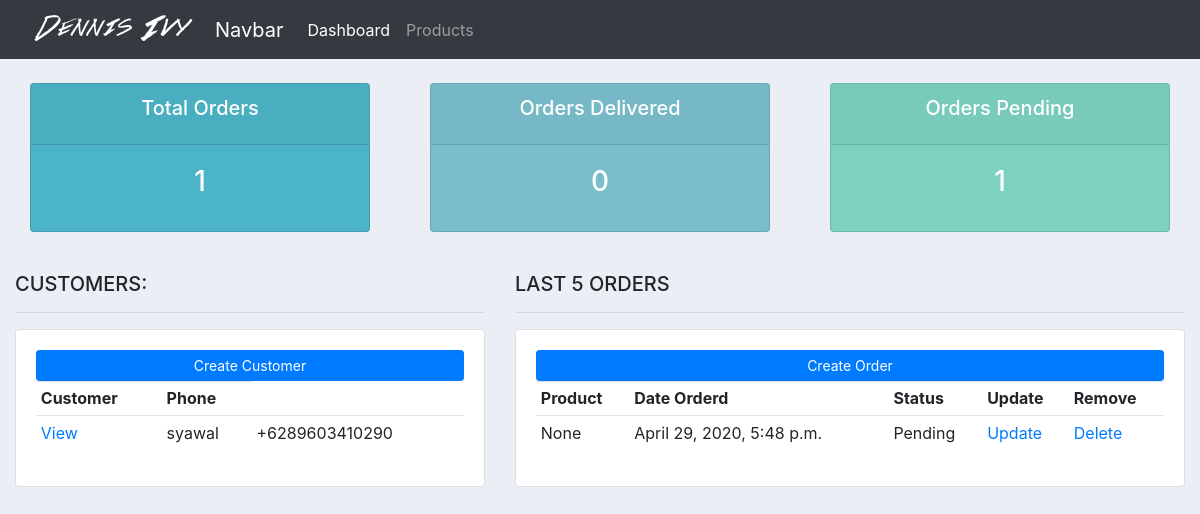
The app's page /, older data.
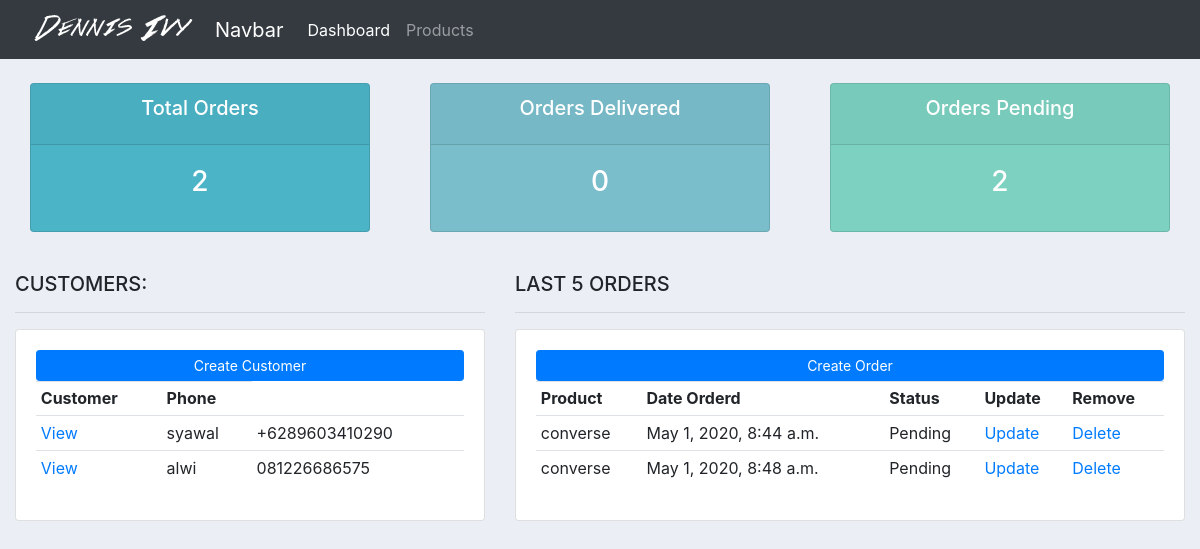
The same page, newer data.
### accounts/models.py (models this page shows, shortened)
class Customer(models.Model):
    name = models.CharField(max_length=200, null=True)
    phone = models.CharField(max_length=200, null=True)
    email = models.CharField(max_length=200, null=True)
    date_created = models.DateTimeField(auto_now_add=True, null=True)

class Order(models.Model):
    STATUS = (
            ('Pending', 'Pending'),
            ('Out for delivery', 'Out for delivery'),
            ('Delivered', 'Delivered'),
            )
    customer = models.ForeignKey(Customer, null=True, on_delete=models.SET_NULL)
    product = models.ForeignKey(Product, null=True, on_delete=models.SET_NULL)
    date_created = models.DateTimeField(auto_now_add=True, null=True)
    status = models.CharField(max_length=200, null=True, choices=STATUS)

class Product(models.Model):
    CATEGORY = (
        ('Indoor', 'Indoor'),
        ('Out Door', 'Out Door'),
    )
    name = models.CharField(max_length=200, null=True)
    price = models.FloatField(null=True)
    category = models.CharField(max_length=200, null=True, choices=CATEGORY)
    description = models.CharField(max_length=200, null=True)
    date_created = models.DateTimeField(auto_now_add=True, null=True)
    tags = models.ManyToManyField(Tag)
    def __str__(self):
        return self.name

### accounts/views.py (the view)
# urls.py: path('', views.dashboard, name="dashboard"),
def dashboard(request):
    customers = Customer.objects.all()
    total_customer = customers.count()
    orders = Order.objects.all()
    total_orders = orders.count()
    delivered = Order.objects.filter(status='Delivered').count()
    pending = Order.objects.filter(status='Pending').count()
    context = {
        'customers': customers,
        'orders': orders,
        'total_orders': total_orders,
        'total_customer': total_customer,
        'delivered': delivered,
        'pending': pending
    }
    return render(request, 'accounts/dashboard.html', context)

### accounts/templates/accounts/dashboard.html
{%  extends 'accounts/main.html' %}
{% block content %}
{%  include 'accounts/status.html' %}
<br>
<div class="row">
	<div class="col-md-5">
		<h5>CUSTOMERS:</h5>
		<hr>
		<div class="card card-body">
			<a class="btn btn-primary  btn-sm btn-block" href="">Create Customer</a>
			<table class="table table-sm">
				<tr>
					<th>Customer</th>
					<th>Phone</th>
				</tr>
				{% for customer in customers %}
					<tr>
                        <td><a href="{% url 'customer' customer.id %}">View</a></td>
						<td>{{customer.name}}</td>
						<td>{{customer.phone}}</td>
					</tr>
				{% endfor %}
			</table>
		</div>
	</div>
	<div class="col-md-7">
		<h5>LAST 5 ORDERS</h5>
		<hr>
		<div class="card card-body">
			<a class="btn btn-primary  btn-sm btn-block" href="{% url 'create_order' %}">Create Order</a>
			<table class="table table-sm">
				<tr>
					<th>Product</th>
					<th>Date Orderd</th>
					<th>Status</th>
					<th>Update</th>
					<th>Remove</th>
				</tr>
				{% for order in orders %}
					<tr>
						<td>{{order.product}}</td>
						<td>{{order.date_created}}</td>
						<td>{{order.status}}</td>
						<td><a href="{% url 'update_order' order.id %}">Update</a></td>
						<td><a href="{% url 'delete_order' order.id %}">Delete</a></td>
					</tr>
				{% endfor %}
			</table>
		</div>
	</div>
</div>
{% endblock %}

### accounts/templates/accounts/main.html (shortened to what this page needs)
{% load static %}
<!doctype html>
<html lang="en">
<head>
    <link rel="stylesheet" href="https://maxcdn.bootstrapcdn.com/bootstrap/4.0.0/css/bootstrap.min.css">
    <link rel="stylesheet" type="text/css" href="{% static '/css/main.css' %}">
</head>
<body>
    {% include "accounts/navbar.html" %}
    <div class="container-fluid">
     {% block content %}{% endblock %}
    </div>
</body>
</html>

### accounts/templates/accounts/navbar.html (shortened to what this page needs)
{% load static %}
<nav class="navbar navbar-expand-lg navbar-dark bg-dark">
    <img src="{% static '/images/logo.png' %}" alt="">
  <a class="navbar-brand" href="#">Navbar</a>
  <div class="collapse navbar-collapse" id="navbarNav">
    <ul class="navbar-nav">
      <li class="nav-item active">
        <a class="nav-link" href="{% url 'dashboard' %}">Dashboard</a>
      </li>
      <li class="nav-item">
        <a class="nav-link" href="{% url 'products' %}">Products</a>
      </li>
    </ul>
  </div>
</nav>

### accounts/templates/accounts/status.html
<br>
<div class="row">
	<div class="col">
		<div class="col-md">
			<div class="card text-center text-white  mb-3" id="total-orders">
			  	<div class="card-header">
			  		<h5 class="card-title">Total Orders</h5>
			  	</div>
			  	<div class="card-body">
			    	<h3 class="card-title">{{ total_orders }}</h3>
			  	</div>
			</div>
		</div>
	</div>
	<div class="col">
		<div class="col-md">
			<div class="card text-center text-white  mb-3" id="orders-delivered">
			  	<div class="card-header">
			  		<h5 class="card-title">Orders Delivered</h5>
			  	</div>
			  	<div class="card-body">
			    	<h3 class="card-title">{{ delivered }}</h3>
			  	</div>
			</div>
		</div>
	</div>
	<div class="col">
		<div class="col-md">
			<div class="card text-center text-white  mb-3" id="orders-pending">
			  	<div class="card-header">
			  		<h5 class="card-title">Orders Pending</h5>
			  	</div>
			  	<div class="card-body">
			    	<h3 class="card-title">{{ pending }}</h3>
			  	</div>
			</div>
		</div>
	</div>
</div>

### static/css/main.css (style rules this page uses)
body { background-color: #ebeff5; }
#total-orders { background-color: #4cb4c7; }
#orders-delivered { background-color: #7abecc; }
#orders-pending { background-color: #7CD1C0; }

Row changes from the older to the newer data that the page shows:
removed Order: product "None", date_created "April 29, 2020, 5:48 p.m.", status "Pending"
added Customer: name "alwi", phone "081226686575"
added Order: product "converse", date_created "May 1, 2020, 8:44 a.m.", status "Pending"
added Order: product "converse", date_created "May 1, 2020, 8:48 a.m.", status "Pending"
Text that changed along with them:
{{ total_orders }}: "1" → "2"
{{ pending }}: "1" → "2"
